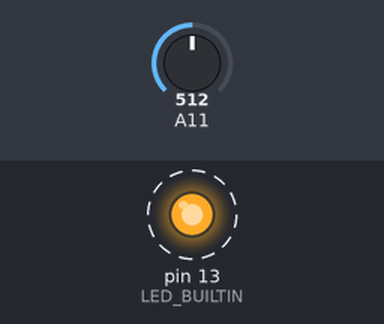
A sketch run on a simulated Arduino Mega 2560, built with avr-gcc and run on an emulated ATmega2560. Parts: output pins drawn as LEDs (lit = HIGH). Dashed ring = blinking. The inputs (shaded band) are chosen by the test bench; at power-on: A11 = 512. What the sketch prints to the serial monitor is not drawn.

Above: at 2.5 s.
Timing chart, 0 to 6.8 s (numbered marks = the images above):
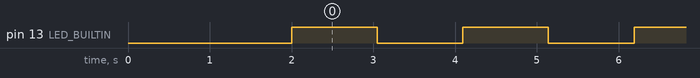

The sketch:

cuscino.ino
```cpp
// Cuscino
// autor Ezio Vergine

#include <SoftwareSerial.h>

long last_standup = 0;
long last_sitdown = 0;

long time_msg = 3000;
long time_wait = 3000;

const byte rxPin = 11;
const byte txPin = 10;

bool send_alarm = false;
bool wait_after_alarm = false;
bool wait_before_alarm = false;

SoftwareSerial ch12_serial(txPin, rxPin); //TX, RX

void setup() {
  Serial.begin(9600);
  ch12_serial.begin(9600);

  // initial wait
  delay(2000);

  // check if antenna is started
  if(ch12_serial.isListening()) {
    Serial.println("START");
  } else {
    Serial.println("antenna doesn't work");
  }

  // Led blink
  TCCR1A = 0;
  TCCR1B = 0;
  bitSet(TCCR1B, CS12);  // 256 prescaler
  bitSet(TIMSK1, TOIE1); // timer overflow interrupt
  pinMode(LED_BUILTIN, OUTPUT);
}

// Led blink
ISR(TIMER1_OVF_vect) {
  digitalWrite(LED_BUILTIN, !digitalRead(LED_BUILTIN));
}

void loop() {

  // READ sensore. Valori sopra il 600 indicano pressione sul cuscino
  int sensore_val = analogRead(A11);

  // Se il gorilla si alza
  if (sensore_val < 600) {
    if (!send_alarm && !wait_after_alarm & wait_before_alarm) {
      last_standup = millis();
    }

    // se allarme anche dopo il tempo di attesa
    if (((millis() - time_wait) < last_standup)) {
      Serial.println("Wait IF alarm");
      wait_before_alarm = false;
    } else if ((millis() - time_msg - time_wait) < last_standup) {
      // dopo il tempo di attesa, per i primi 10 secondi manda l'infinito
      Serial.println("send alarm");
      send_alarm = true;
      wait_after_alarm = false;
      wait_before_alarm = false;
    } else {
      // se passano 10 secondi basta allarme e va in standby
      Serial.println("standby");
      delay(1000);
      send_alarm = false;
      wait_after_alarm = true;
      wait_before_alarm = false;
    }
  } else {
    send_alarm = false;
    wait_after_alarm = false;
    wait_before_alarm = true;
    last_sitdown = millis();
  }

  // SEND alarm
  if (send_alarm) {//Read from HC-12 and send to serial monitor
    ch12_serial.println("alarm");
  }

  delay(100);
}
```

Measured:
- by itself, pin 13 (LED_BUILTIN): alternates HIGH for 1.0 s and LOW for 1.0 s
